Frame 1 (no input): blank canvas, image omitted
Frame 60 (no input): blank canvas, image omitted
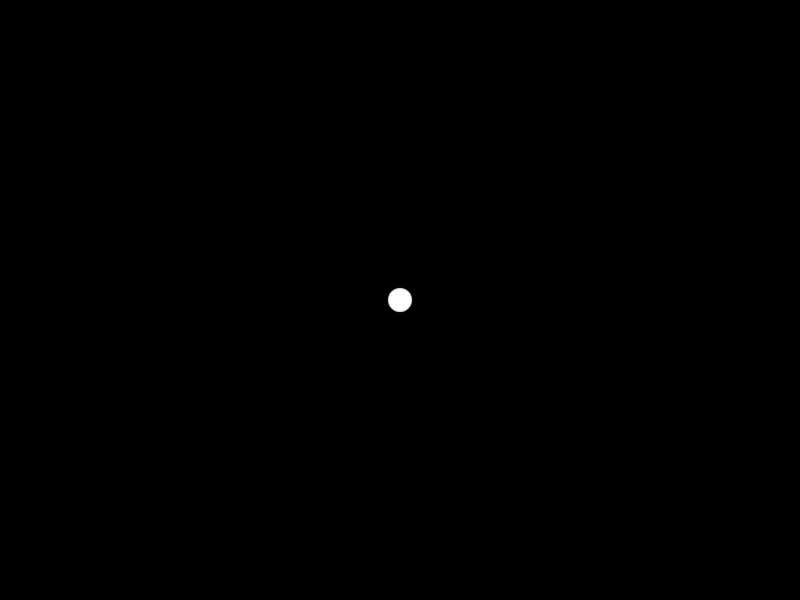
Frame 120 (the mouse pressed at the canvas centre since frame 60)

The p5.js sketch whose frames 1 and 60 were blank and that drew this single picture after the mouse press (run headless with seeded random() and noise() and a simulated clock; from frame 60 on, the mouse is pressed at the canvas centre):

// p5.js sketch
// ── sketch.js
let x = new Array(50);
let y = new Array(50);

let num = []; // an empty array

function setup() {
  createCanvas(displayWidth, displayHeight);
  print(num.length);
  print(x.length);
  noStroke();
  fill(255, 102);
}

function draw() {
  background(0);

  for(let i = x.length - 1; i > 0 ; i--){
    x[i] = x[i - 1];
    y[i] = y[i-1];
  }

  x[0] = mouseX;
  y[0] = mouseY;

  // an array
 for(let i = 0; i < x.length; i++){
   ellipse(x[i], y[i], i/2, i/2);
 }

 //num.push(mouseX); <-- bad idea
 print(num.length);

}
